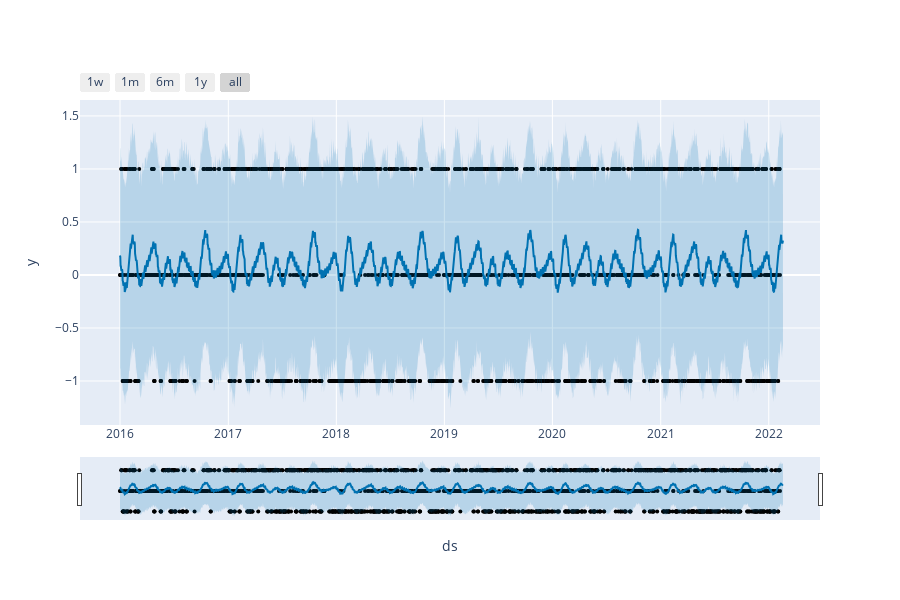

Here is the notebook cell this chart was saved with:
### Code cell
plot_plotly(m, forecast)

### Figure 1 — Plotly figure (JSON) as saved in the notebook; plotly's stock layout.template omitted (floating-point values rounded to 4 significant figures; data arrays with more than 128 entries replaced by an {"elided": "..."} marker saying what was removed)
{"data": [{"marker": {"color": "black", "size": 4}, "mode": "markers", "name": "Actual", "type": "scatter", "x": {"elided": "2231 str values"}, "y": {"elided": "2231 int values"}}, {"hoverinfo": "skip", "line": {"width": 0}, "mode": "lines", "type": "scatter", "x": {"elided": "2241 str values"}, "y": {"elided": "2241 float values"}}, {"fill": "tonexty", "fillcolor": "rgba(0, 114, 178, 0.2)", "line": {"color": "#0072B2", "width": 2}, "mode": "lines", "name": "Predicted", "type": "scatter", "x": {"elided": "2241 str values"}, "y": {"elided": "2241 float values"}}, {"fill": "tonexty", "fillcolor": "rgba(0, 114, 178, 0.2)", "hoverinfo": "skip", "line": {"width": 0}, "mode": "lines", "type": "scatter", "x": {"elided": "2241 str values"}, "y": {"elided": "2241 float values"}}], "layout": {"height": 600, "showlegend": false, "width": 900, "xaxis": {"rangeselector": {"buttons": [{"count": 7, "label": "1w", "step": "day", "stepmode": "backward"}, {"count": 1, "label": "1m", "step": "month", "stepmode": "backward"}, {"count": 6, "label": "6m", "step": "month", "stepmode": "backward"}, {"count": 1, "label": "1y", "step": "year", "stepmode": "backward"}, {"step": "all"}]}, "rangeslider": {"visible": true}, "title": {"text": "ds"}, "type": "date"}, "yaxis": {"title": {"text": "y"}}}}
